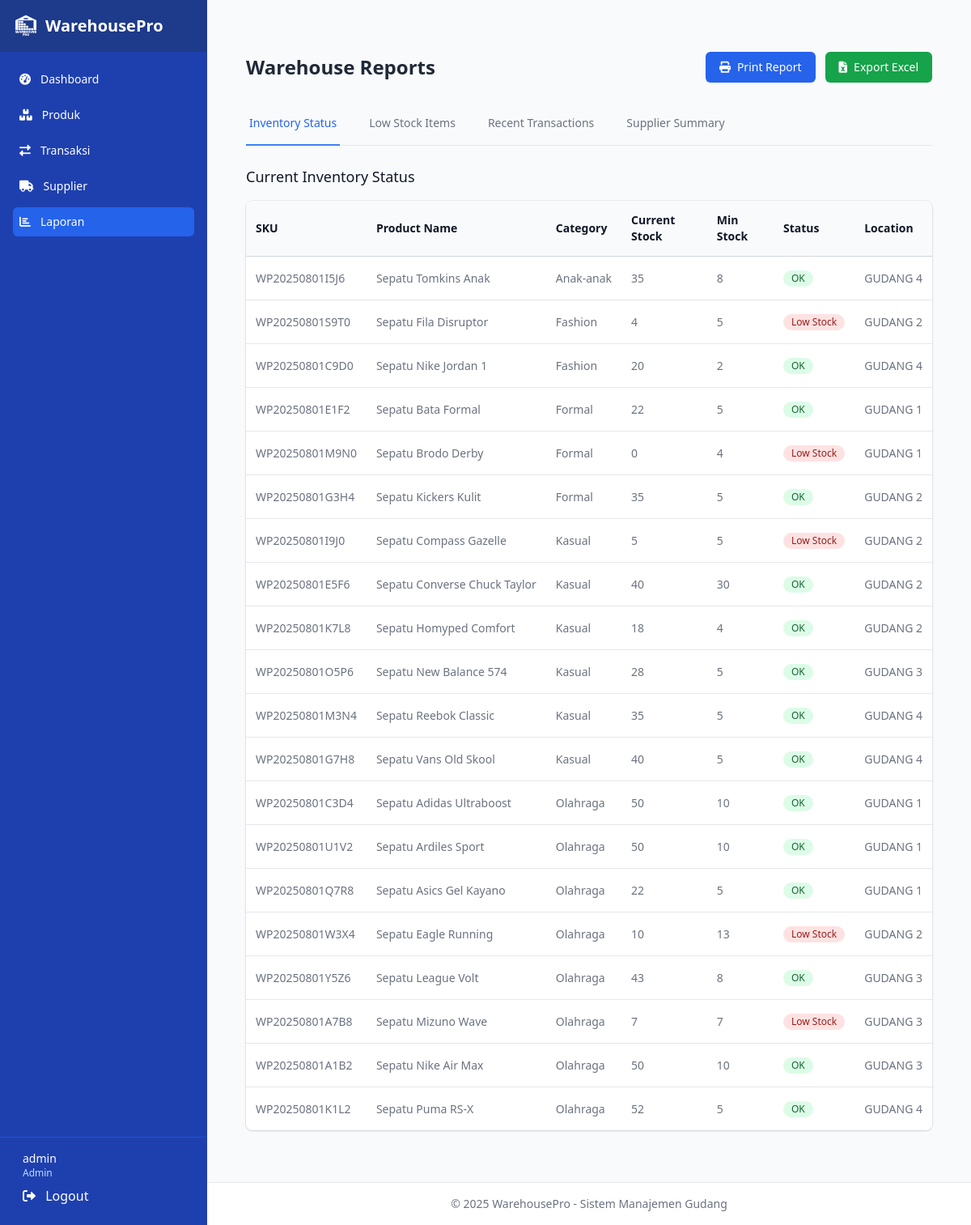
/reports.php (signed in), run on the app's committed database.
### tables this page shows
CREATE TABLE `products` (
  `id` int(11) NOT NULL,
  `sku` varchar(20) NOT NULL,
  `name` varchar(100) NOT NULL,
  `category` varchar(50) DEFAULT NULL,
  `description` text DEFAULT NULL,
  `unit` varchar(20) DEFAULT NULL,
  `stock` int(11) DEFAULT 0,
  `min_stock` int(11) DEFAULT 5,
  `location` varchar(50) DEFAULT NULL
);

### reports.php (the view, shortened to what this page needs)
<?php
require 'config/database.php';
$page_title = "Warehouse Reports";
?>
<!DOCTYPE html>
<html lang="en">
<head>
    <script src="https://cdn.tailwindcss.com"></script>
    <link rel="stylesheet" href="https://cdnjs.cloudflare.com/ajax/libs/font-awesome/6.4.0/css/all.min.css">
</head>
<body class="bg-gray-50">
    <?php
    $header_path = 'includes/header.php';
    if (file_exists($header_path)) {
        include $header_path;
    } else {
        echo '<header class="bg-white shadow">
                <div class="max-w-7xl mx-auto py-4 px-4 sm:px-6 lg:px-8">
                    <h1 class="text-xl font-bold text-gray-900">'.htmlspecialchars($page_title).'</h1>
                </div>
              </header>';
    }
    ?>
<main class="max-w-7xl mx-auto py-6 sm:px-6 lg:px-8">
    <div class="px-4 py-6 sm:px-0">
        <div class="flex justify-between items-center mb-6">
            <h1 class="text-2xl font-bold text-gray-800">Warehouse Reports</h1>
            <div class="flex space-x-3">
               <button onclick="printReport()" class="inline-flex items-center gap-2 px-4 py-2 border border-transparent text-sm font-medium rounded-md shadow-sm text-white bg-blue-600 hover:bg-blue-700 focus:outline-none focus:ring-2 focus:ring-offset-2 focus:ring-blue-500">
                <i class="fas fa-print"></i>
                Print Report
                </button>
                <button onclick="exportReport()" class="inline-flex items-center gap-2 px-4 py-2 border border-transparent text-sm font-medium rounded-md shadow-sm text-white bg-green-600 hover:bg-green-700 focus:outline-none focus:ring-2 focus:ring-offset-2 focus:ring-green-500">
                <i class="fas fa-file-excel"></i>
                Export Excel
            </button>
            </div>
        </div>
        <div class="border-b border-gray-200 mb-6">
            <nav class="-mb-px flex space-x-8">
                <button data-tab="inventory" class="tab-button border-blue-500 text-blue-600 whitespace-nowrap py-4 px-1 border-b-2 font-medium text-sm">
                    Inventory Status
                </button>
                <button data-tab="lowstock" class="tab-button border-transparent text-gray-500 hover:text-gray-700 hover:border-gray-300 whitespace-nowrap py-4 px-1 border-b-2 font-medium text-sm">
                    Low Stock Items
                </button>
                <button data-tab="transactions" class="tab-button border-transparent text-gray-500 hover:text-gray-700 hover:border-gray-300 whitespace-nowrap py-4 px-1 border-b-2 font-medium text-sm">
                    Recent Transactions
                </button>
                <button data-tab="suppliers" class="tab-button border-transparent text-gray-500 hover:text-gray-700 hover:border-gray-300 whitespace-nowrap py-4 px-1 border-b-2 font-medium text-sm">
                    Supplier Summary
                </button>
            </nav>
        </div>
        <div>
            <div id="inventory" class="report-content">
                <h3 class="text-lg font-medium text-gray-900 mb-4">Current Inventory Status</h3>
                <div class="overflow-x-auto shadow ring-1 ring-black ring-opacity-5 rounded-lg">
                    <table class="min-w-full divide-y divide-gray-300">
                        <thead class="bg-gray-50">
                            <tr>
                                <th scope="col" class="px-3 py-3.5 text-left text-sm font-semibold text-gray-900">SKU</th>
                                <th scope="col" class="px-3 py-3.5 text-left text-sm font-semibold text-gray-900">Product Name</th>
                                <th scope="col" class="px-3 py-3.5 text-left text-sm font-semibold text-gray-900">Category</th>
                                <th scope="col" class="px-3 py-3.5 text-left text-sm font-semibold text-gray-900">Current Stock</th>
                                <th scope="col" class="px-3 py-3.5 text-left text-sm font-semibold text-gray-900">Min Stock</th>
                                <th scope="col" class="px-3 py-3.5 text-left text-sm font-semibold text-gray-900">Status</th>
                                <th scope="col" class="px-3 py-3.5 text-left text-sm font-semibold text-gray-900">Location</th>
                            </tr>
                        </thead>
                        <tbody class="divide-y divide-gray-200 bg-white">
                            <?php
                            try {
                                $query = "SELECT sku, name, category, stock, min_stock, location
                                          FROM products
                                          ORDER BY category, name";
                                $stmt = $conn->prepare($query);
                                $stmt->execute();
                                while ($row = $stmt->fetch(PDO::FETCH_ASSOC)) {
                                    $status = ($row['stock'] <= $row['min_stock']) ?
                                        '<span class="inline-flex items-center px-2.5 py-0.5 rounded-full text-xs font-medium bg-red-100 text-red-800">Low Stock</span>' :
                                        '<span class="inline-flex items-center px-2.5 py-0.5 rounded-full text-xs font-medium bg-green-100 text-green-800">OK</span>';
                                    echo "<tr>
                                            <td class='whitespace-nowrap px-3 py-4 text-sm text-gray-500'>".htmlspecialchars($row['sku'])."</td>
                                            <td class='whitespace-nowrap px-3 py-4 text-sm text-gray-500'>".htmlspecialchars($row['name'])."</td>
                                            <td class='whitespace-nowrap px-3 py-4 text-sm text-gray-500'>".htmlspecialchars($row['category'])."</td>
                                            <td class='whitespace-nowrap px-3 py-4 text-sm text-gray-500'>".htmlspecialchars($row['stock'])."</td>
                                            <td class='whitespace-nowrap px-3 py-4 text-sm text-gray-500'>".htmlspecialchars($row['min_stock'])."</td>
                                            <td class='whitespace-nowrap px-3 py-4 text-sm text-gray-500'>".$status."</td>
                                            <td class='whitespace-nowrap px-3 py-4 text-sm text-gray-500'>".htmlspecialchars($row['location'])."</td>
                                          </tr>";
                                }
                            } catch (PDOException $e) {
                                echo "<tr><td colspan='7' class='px-3 py-4 text-sm text-red-600'>Error loading inventory data: ".htmlspecialchars($e->getMessage())."</td></tr>";
                            }
                            ?>
                        </tbody>
                    </table>
                </div>
            </div>
        </div>
    </div>
</main>
<?php include 'includes/footer.php'; ?>
</body>
</html>

### data on the page
products: sku "WP20250801I5J6", name "Sepatu Tomkins Anak", category "Anak-anak", stock "35", min_stock "8", shows "OK", location "GUDANG 4"
products: sku "WP20250801S9T0", name "Sepatu Fila Disruptor", category "Fashion", stock "4", min_stock "5", shows "Low Stock", location "GUDANG 2"
products: sku "WP20250801C9D0", name "Sepatu Nike Jordan 1", category "Fashion", stock "20", min_stock "2", shows "OK", location "GUDANG 4"
products: sku "WP20250801E1F2", name "Sepatu Bata Formal", category "Formal", stock "22", min_stock "5", shows "OK", location "GUDANG 1"
products: sku "WP20250801M9N0", name "Sepatu Brodo Derby", category "Formal", stock "0", min_stock "4", shows "Low Stock", location "GUDANG 1"
products: sku "WP20250801G3H4", name "Sepatu Kickers Kulit", category "Formal", stock "35", min_stock "5", shows "OK", location "GUDANG 2"
products: sku "WP20250801I9J0", name "Sepatu Compass Gazelle", category "Kasual", stock "5", min_stock "5", shows "Low Stock", location "GUDANG 2"
products: sku "WP20250801E5F6", name "Sepatu Converse Chuck Taylor", category "Kasual", stock "40", min_stock "30", shows "OK", location "GUDANG 2"
products: sku "WP20250801K7L8", name "Sepatu Homyped Comfort", category "Kasual", stock "18", min_stock "4", shows "OK", location "GUDANG 2"
products: sku "WP20250801O5P6", name "Sepatu New Balance 574", category "Kasual", stock "28", min_stock "5", shows "OK", location "GUDANG 3"
products: sku "WP20250801M3N4", name "Sepatu Reebok Classic", category "Kasual", stock "35", min_stock "5", shows "OK", location "GUDANG 4"
products: sku "WP20250801G7H8", name "Sepatu Vans Old Skool", category "Kasual", stock "40", min_stock "5", shows "OK", location "GUDANG 4"
products: sku "WP20250801C3D4", name "Sepatu Adidas Ultraboost", category "Olahraga", stock "50", min_stock "10", shows "OK", location "GUDANG 1"
products: sku "WP20250801U1V2", name "Sepatu Ardiles Sport", category "Olahraga", stock "50", min_stock "10", shows "OK", location "GUDANG 1"
products: sku "WP20250801Q7R8", name "Sepatu Asics Gel Kayano", category "Olahraga", stock "22", min_stock "5", shows "OK", location "GUDANG 1"
products: sku "WP20250801W3X4", name "Sepatu Eagle Running", category "Olahraga", stock "10", min_stock "13", shows "Low Stock", location "GUDANG 2"
products: sku "WP20250801Y5Z6", name "Sepatu League Volt", category "Olahraga", stock "43", min_stock "8", shows "OK", location "GUDANG 3"
products: sku "WP20250801A7B8", name "Sepatu Mizuno Wave", category "Olahraga", stock "7", min_stock "7", shows "Low Stock", location "GUDANG 3"
products: sku "WP20250801A1B2", name "Sepatu Nike Air Max", category "Olahraga", stock "50", min_stock "10", shows "OK", location "GUDANG 3"
products: sku "WP20250801K1L2", name "Sepatu Puma RS-X", category "Olahraga", stock "52", min_stock "5", shows "OK", location "GUDANG 4"

### other printed values
$_SESSION['username'] "admin"
$_SESSION['role'] "Admin"
